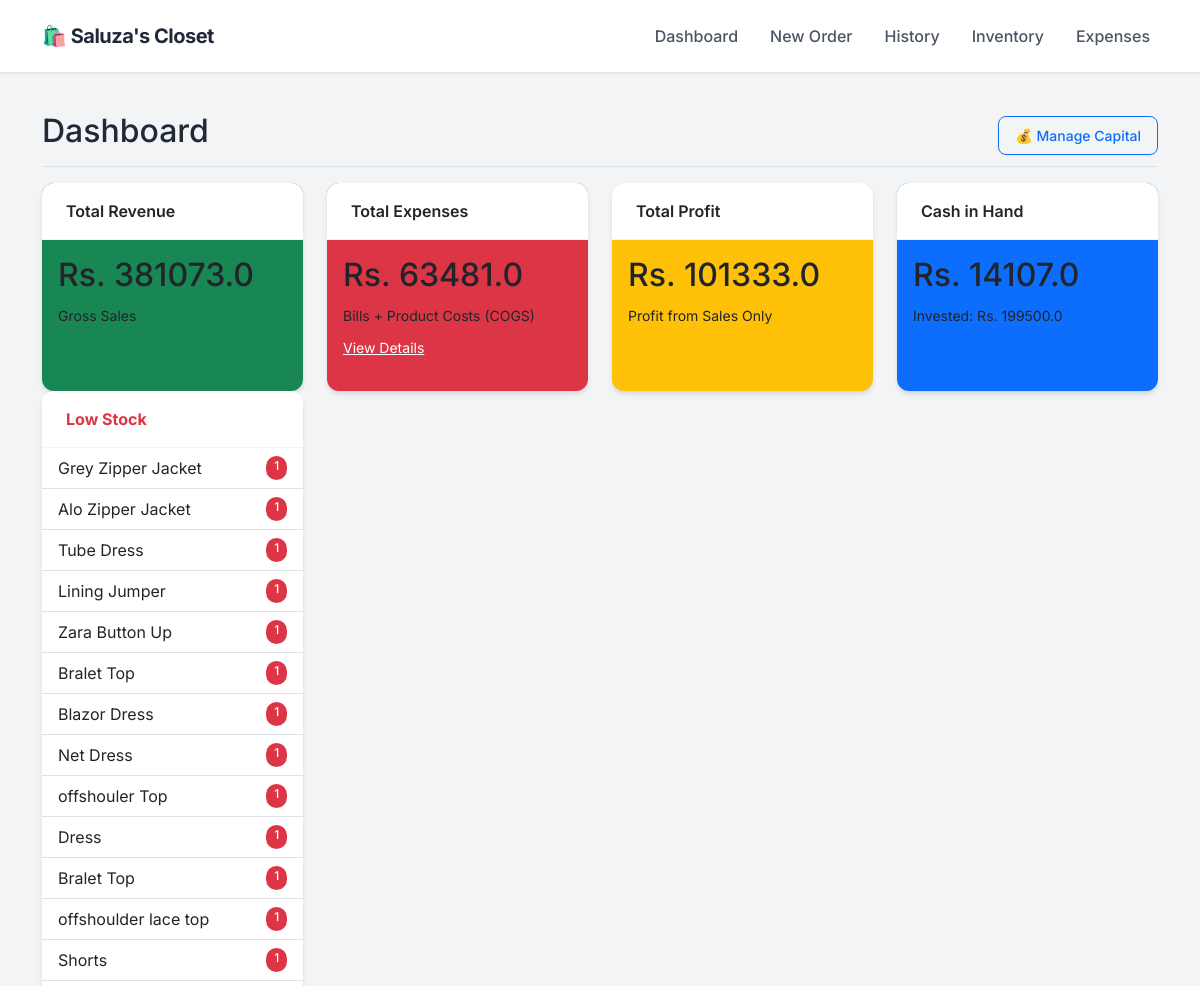
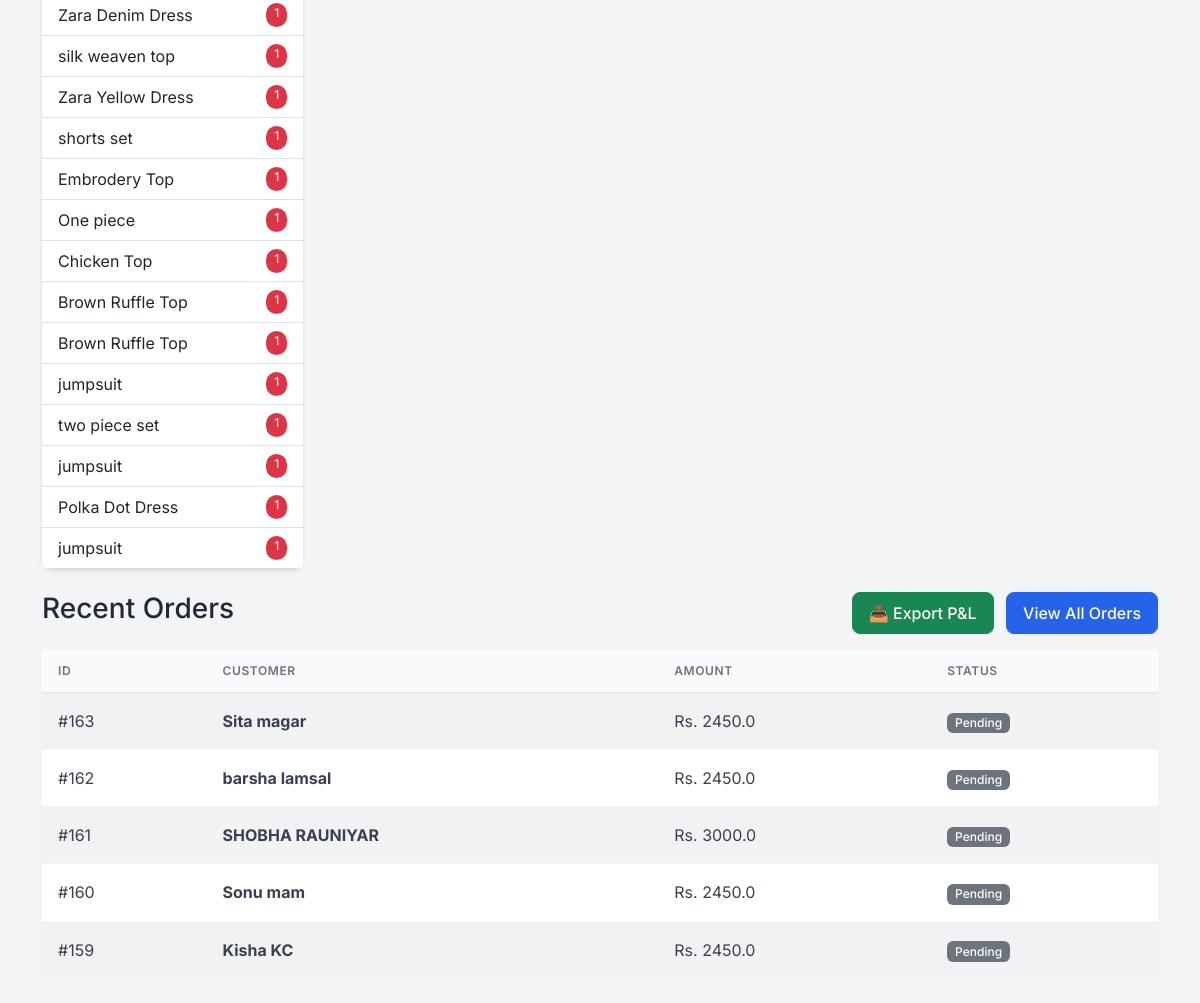
The page / on the database its author committed (2 pictures, top to bottom).
### app.py (models this page shows)
class Product(db.Model):
    id = db.Column(db.Integer, primary_key=True)
    sku = db.Column(db.String(50), unique=True, nullable=True)
    name = db.Column(db.String(100), nullable=False)
    size = db.Column(db.String(10), nullable=False)
    cost_price = db.Column(db.Float, default=0.0)
    price = db.Column(db.Float, nullable=False)
    stock = db.Column(db.Integer, default=0)
    image = db.Column(db.String(100), nullable=True)

class Order(db.Model):
    id = db.Column(db.Integer, primary_key=True)
    customer_name = db.Column(db.String(100), nullable=False)
    phone = db.Column(db.String(20), nullable=False)
    address = db.Column(db.String(200), nullable=True)
    date = db.Column(db.DateTime, default=datetime.utcnow)
    total_amount = db.Column(db.Float, default=0.0)
    profit = db.Column(db.Float, default=0.0)
    status = db.Column(db.String(20), default='Pending')
    items = db.relationship('OrderItem', backref='order', lazy=True)

### app.py (the view)
@app.route('/')
def dashboard():
    total_investment = db.session.query(db.func.sum(Investment.amount)).scalar() or 0
    total_sales = db.session.query(db.func.sum(Order.total_amount)).scalar() or 0
    manual_expenses = db.session.query(db.func.sum(Expense.amount)).scalar() or 0
    current_inventory_cost = 0
    products = Product.query.all()
    for p in products:
        current_inventory_cost += (p.stock * p.cost_price)
    gross_profit = db.session.query(db.func.sum(Order.profit)).scalar() or 0
    cost_of_sold_goods = total_sales - gross_profit
    total_product_spend = current_inventory_cost + cost_of_sold_goods
    cash_in_hand = (total_investment + total_sales) - (total_product_spend + manual_expenses)
    net_profit = gross_profit # As you requested previously (Sales Profit only)
    recent_orders = Order.query.order_by(Order.date.desc()).limit(5).all()
    low_stock = Product.query.filter(Product.stock < 2, Product.stock > 0).all()
    out_of_stock = Product.query.filter(Product.stock == 0).all()
    investments = Investment.query.order_by(Investment.date.desc()).all()
    return render_template('dashboard.html',
                           sales=total_sales,
                           gross_profit=gross_profit,
                           expenses=manual_expenses,
                           net_profit=net_profit,
                           cash_in_hand=cash_in_hand, # <--- NEW DATA
                           total_investment=total_investment, # <--- NEW DATA
                           orders=recent_orders,
                           investments=investments,
                           low_stock=low_stock,
                           out_of_stock=out_of_stock)

### templates/dashboard.html (shortened to what this page needs)
{% extends "layout.html" %}
{% block content %}
<div class="d-flex justify-content-between flex-wrap flex-md-nowrap align-items-center pt-3 pb-2 mb-3 border-bottom">
    <h1 class="h2">Dashboard</h1>
    <div class="btn-toolbar mb-2 mb-md-0">
        <button type="button" class="btn btn-sm btn-outline-primary" data-bs-toggle="modal" data-bs-target="#investmentHistoryModal">
    💰 Manage Capital
</button>
    </div>
</div>
<div class="row mb-4">
    <div class="col-md-3">
        <div class="card text-dark bg-success mb-3 h-100">
            <div class="card-header">Total Revenue</div>
            <div class="card-body">
                <h2 class="card-title">Rs. {{ sales }}</h2>
                <small>Gross Sales</small>
            </div>
        </div>
    </div>
    <div class="col-md-3">
        <div class="card text-dark bg-danger mb-3 h-100">
            <div class="card-header">Total Expenses</div>
            <div class="card-body">
                <h2 class="card-title">Rs. {{ expenses }}</h2>
                <small>Bills + Product Costs (COGS)</small> <div class="mt-2">
                    <a href="/expenses" class="text-white text-decoration-underline small">View Details</a>
                </div>
            </div>
        </div>
    </div>
    <div class="col-md-3">
        <div class="card text-dark bg-warning mb-3 h-100">
            <div class="card-header">Total Profit</div>
            <div class="card-body">
                <h2 class="card-title">Rs. {{ net_profit }}</h2>
                <small>Profit from Sales Only</small>
            </div>
        </div>
    </div>
    <div class="col-md-3">
        <div class="card text-dark bg-primary mb-3 h-100">
            <div class="card-header">Cash in Hand</div>
            <div class="card-body">
                <h2 class="card-title">Rs. {{ cash_in_hand }}</h2>
                <small>Invested: Rs. {{ total_investment }}</small>
            </div>
        </div>
    </div>
    <div class="col-md-3">
        <div class="card border-danger h-100">
            <div class="card-header bg-transparent text-danger fw-bold">Low Stock</div>
            <ul class="list-group list-group-flush list-group-sm">
                {% for item in low_stock %}
                <li class="list-group-item d-flex justify-content-between">
                    <span>{{ item.name }}</span>
                    <span class="badge bg-danger rounded-pill">{{ item.stock }}</span>
                </li>
                {% endfor %}
            </ul>
        </div>
    </div>
</div>
<div class="d-flex justify-content-between align-items-center mb-3">
    <h3>Recent Orders</h3>
    <div>
        <a href="/export_excel" class="btn btn-success me-2">📥 Export P&L</a>
        <a href="/orders" class="btn btn-primary">View All Orders</a>
    </div>
</div>
<table class="table table-striped bg-white align-middle">
    <thead>
        <tr>
            <th>ID</th>
            <th>Customer</th>
            <th>Amount</th>
            <th>Status</th>
        </tr>
    </thead>
    <tbody>
        {% for order in orders %}
        <tr>
            <td>#{{ order.id }}</td>
            <td><strong>{{ order.customer_name }}</strong></td>
            <td>Rs. {{ order.total_amount }}</td>
            <td><span class="badge bg-secondary">{{ order.status }}</span></td>
        </tr>
        {% endfor %}
    </tbody>
</table>
{% endblock %}

### templates/layout.html (style rules this page uses)
:root { --primary-color: #2563eb; --bg-color: #f3f4f6; --text-dark: #1f2937; --card-shadow: 0 4px 6px -1px rgba(0, 0, 0, 0.1), 0 2px 4px -1px rgba(0, 0, 0, 0.06); }
body { font-family: 'Inter', sans-serif; background-color: var(--bg-color); color: var(--text-dark); }
.card { border: none; border-radius: 12px; box-shadow: var(--card-shadow); background: #ffffff; transition: transform 0.2s; }
.card-header { background-color: #ffffff; border-bottom: 1px solid #f3f4f6; font-weight: 600; padding: 1rem 1.5rem; border-radius: 12px 12px 0 0 !important; }
.btn { border-radius: 8px; font-weight: 500; padding: 0.5rem 1rem; box-shadow: 0 1px 2px 0 rgba(0, 0, 0, 0.05); }
.btn-primary { background-color: var(--primary-color); border-color: var(--primary-color); }
.table { margin-bottom: 0; }
.table thead th { background-color: #f9fafb; color: #6b7280; font-size: 0.75rem; text-transform: uppercase; letter-spacing: 0.05em; font-weight: 600; border-bottom: 1px solid #e5e7eb; padding: 0.75rem 1rem; }
.table tbody td { padding: 1rem 1rem; vertical-align: middle; color: #374151; border-bottom: 1px solid #f3f4f6; }
.badge { padding: 0.35em 0.65em; font-weight: 500; border-radius: 6px; }

### rows shown on the page
Product: name "Grey Zipper Jacket", stock "1"
Product: name "Alo Zipper Jacket", stock "1"
Product: name "Tube Dress", stock "1"
Product: name "Lining Jumper", stock "1"
Product: name "Zara Button Up", stock "1"
Product: name "Bralet Top", stock "1"
Product: name "Blazor Dress", stock "1"
Product: name "Net Dress", stock "1"
Product: name "offshouler Top", stock "1"
Product: name "Dress", stock "1"
Product: name "Bralet Top", stock "1"
Product: name "offshoulder lace top", stock "1"
Product: name "Shorts", stock "1"
Product: name "Zara Denim Dress", stock "1"
Product: name "silk weaven top", stock "1"
Product: name "Zara Yellow Dress", stock "1"
Product: name "shorts set", stock "1"
Product: name "Embrodery Top", stock "1"
Product: name "One piece", stock "1"
Product: name "Chicken Top", stock "1"
Product: name "Brown Ruffle Top", stock "1"
Product: name "Brown Ruffle Top", stock "1"
Product: name "jumpsuit", stock "1"
Product: name "two piece set", stock "1"
Product: name "jumpsuit", stock "1"
Product: name "Polka Dot Dress", stock "1"
Product: name "jumpsuit", stock "1"
Order: id "163", customer_name "Sita magar", total_amount "2450.0", status "Pending"
Order: id "162", customer_name "barsha lamsal", total_amount "2450.0", status "Pending"
Order: id "161", customer_name "SHOBHA RAUNIYAR", total_amount "3000.0", status "Pending"
Order: id "160", customer_name "Sonu mam", total_amount "2450.0", status "Pending"
Order: id "159", customer_name "Kisha KC", total_amount "2450.0", status "Pending"

### other values the page prints
{{ sales }} "381073.0"
{{ expenses }} "63481.0"
{{ net_profit }} "101333.0"
{{ cash_in_hand }} "14107.0"
{{ total_investment }} "199500.0"
